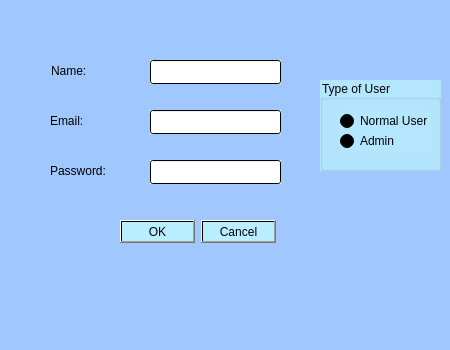
<?xml version="1.0" encoding="UTF-8"?>
<ui version="4.0">
 <class>SignUp</class>
 <widget class="QDialog" name="SignUp">
  <property name="windowModality">
   <enum>Qt::ApplicationModal</enum>
  </property>
  <property name="geometry">
   <rect>
    <x>0</x>
    <y>0</y>
    <width>450</width>
    <height>350</height>
   </rect>
  </property>
  <property name="windowTitle">
   <string>Dialog</string>
  </property>
  <property name="styleSheet">
   <string notr="true">background-color: qlineargradient(spread:pad, x1:0, y1:0, x2:1, y2:1, stop:1 rgba(161, 199, 255, 255));</string>
  </property>
  <widget class="QLabel" name="label">
   <property name="geometry">
    <rect>
     <x>51</x>
     <y>60</y>
     <width>70</width>
     <height>21</height>
    </rect>
   </property>
   <property name="styleSheet">
    <string notr="true">color: qlineargradient(spread:pad, x1:0, y1:0, x2:1, y2:1, stop:1 rgba(0, 0, 0, 255));
font: 700 11pt &quot;Segoe UI&quot;;</string>
   </property>
   <property name="text">
    <string>Name:</string>
   </property>
  </widget>
  <widget class="QLineEdit" name="Name">
   <property name="geometry">
    <rect>
     <x>150</x>
     <y>60</y>
     <width>131</width>
     <height>24</height>
    </rect>
   </property>
   <property name="styleSheet">
    <string notr="true">color: qlineargradient(spread:pad, x1:0, y1:0, x2:1, y2:1, stop:1 rgba(0, 0, 0, 255));
background-color: qlineargradient(spread:pad, x1:0, y1:0, x2:1, y2:1, stop:0 rgba(255, 255, 255, 255));</string>
   </property>
  </widget>
  <widget class="QLabel" name="label_2">
   <property name="geometry">
    <rect>
     <x>50</x>
     <y>110</y>
     <width>61</width>
     <height>21</height>
    </rect>
   </property>
   <property name="styleSheet">
    <string notr="true">color: qlineargradient(spread:pad, x1:0, y1:0, x2:1, y2:1, stop:1 rgba(0, 0, 0, 255));
font: 700 11pt &quot;Segoe UI&quot;;</string>
   </property>
   <property name="text">
    <string>Email:</string>
   </property>
  </widget>
  <widget class="QLabel" name="label_3">
   <property name="geometry">
    <rect>
     <x>50</x>
     <y>160</y>
     <width>81</width>
     <height>21</height>
    </rect>
   </property>
   <property name="styleSheet">
    <string notr="true">color: qlineargradient(spread:pad, x1:0, y1:0, x2:1, y2:1, stop:1 rgba(0, 0, 0, 255));
font: 700 11pt &quot;Segoe UI&quot;;</string>
   </property>
   <property name="text">
    <string>Password:</string>
   </property>
  </widget>
  <widget class="QLineEdit" name="Email">
   <property name="geometry">
    <rect>
     <x>150</x>
     <y>110</y>
     <width>131</width>
     <height>24</height>
    </rect>
   </property>
   <property name="styleSheet">
    <string notr="true">color: qlineargradient(spread:pad, x1:0, y1:0, x2:1, y2:1, stop:1 rgba(0, 0, 0, 255));
background-color: qlineargradient(spread:pad, x1:0, y1:0, x2:1, y2:1, stop:0 rgba(255, 255, 255, 255));</string>
   </property>
  </widget>
  <widget class="QLineEdit" name="Passw">
   <property name="geometry">
    <rect>
     <x>150</x>
     <y>160</y>
     <width>131</width>
     <height>24</height>
    </rect>
   </property>
   <property name="styleSheet">
    <string notr="true">color: qlineargradient(spread:pad, x1:0, y1:0, x2:1, y2:1, stop:1 rgba(0, 0, 0, 255));
background-color: qlineargradient(spread:pad, x1:0, y1:0, x2:1, y2:1, stop:0 rgba(255, 255, 255, 255));</string>
   </property>
   <property name="echoMode">
    <enum>QLineEdit::Password</enum>
   </property>
  </widget>
  <widget class="QGroupBox" name="groupBox">
   <property name="geometry">
    <rect>
     <x>320</x>
     <y>80</y>
     <width>121</width>
     <height>91</height>
    </rect>
   </property>
   <property name="styleSheet">
    <string notr="true">color: qlineargradient(spread:pad, x1:0, y1:0, x2:1, y2:1, stop:1 rgba(0, 0, 0, 255));
background-color: qlineargradient(spread:pad, x1:0, y1:0, x2:1, y2:1, stop:1 rgba(180, 231, 255, 255));</string>
   </property>
   <property name="title">
    <string>Type of User</string>
   </property>
   <widget class="QRadioButton" name="Admin">
    <property name="geometry">
     <rect>
      <x>20</x>
      <y>50</y>
      <width>91</width>
      <height>22</height>
     </rect>
    </property>
    <property name="text">
     <string>Admin</string>
    </property>
   </widget>
   <widget class="QRadioButton" name="Normal">
    <property name="geometry">
     <rect>
      <x>20</x>
      <y>30</y>
      <width>91</width>
      <height>22</height>
     </rect>
    </property>
    <property name="text">
     <string>Normal User</string>
    </property>
   </widget>
  </widget>
  <widget class="QDialogButtonBox" name="okandcancel">
   <property name="geometry">
    <rect>
     <x>110</x>
     <y>220</y>
     <width>166</width>
     <height>24</height>
    </rect>
   </property>
   <property name="styleSheet">
    <string notr="true">color: qlineargradient(spread:pad, x1:0, y1:0, x2:1, y2:1, stop:1 rgba(0, 0, 0, 255));
background-color: qlineargradient(spread:pad, x1:0, y1:0, x2:1, y2:1, stop:1 rgba(184, 238, 255, 255));</string>
   </property>
   <property name="standardButtons">
    <set>QDialogButtonBox::Cancel|QDialogButtonBox::Ok</set>
   </property>
  </widget>
 </widget>
 <resources/>
 <connections/>
</ui>
